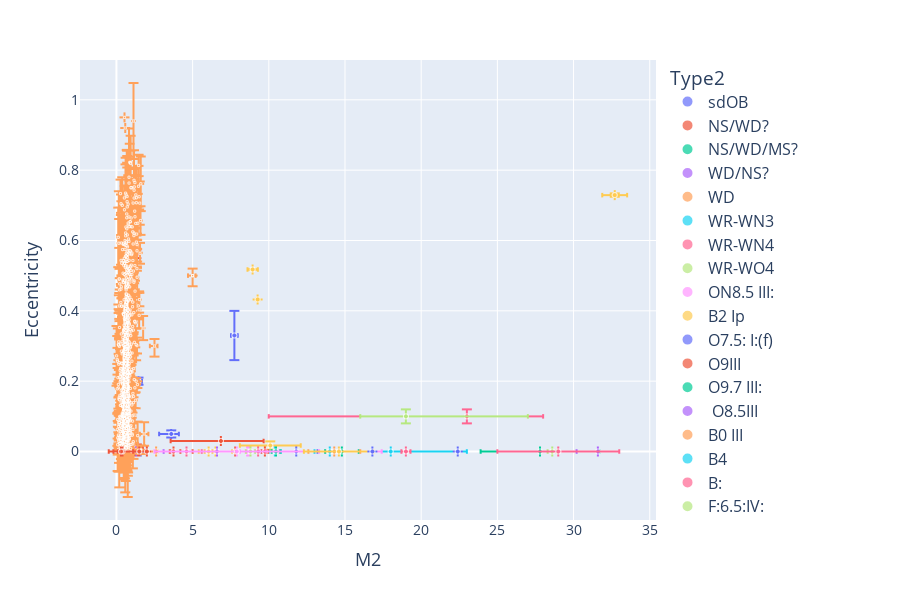

The notebook cell saved with this chart:
### Code cell
fig = plotly_vars('M2', 'Eccentricity', logx = False, logy = False, df = df_final, exclude_type2= 'NS')

### Figure 1 — Plotly figure (JSON) as saved in the notebook; plotly's stock layout.template omitted (floating-point values rounded to 4 significant figures; data arrays with more than 128 entries replaced by an {"elided": "..."} marker saying what was removed)
{"data": [{"customdata": [["Be", "HD58978"], ["Be", "HD200120"], ["Be", "HD10516"], ["Be", "HD55606"], ["Be", "HD109387"], ["Be", "HD113120"], ["Be", "HD137387"], ["Be", "HD152478"], ["Be", "HD157042"], ["Be", "HD41335"], ["Be", "HD161306"], ["Be", "HD183537"], ["Be", "HD191610"], ["Be", "HD194335"], ["Be", "HD200310"], ["Be", "HD167128"]], "error_x": {"array": [0.2, 0.145, 0.2, 0.035, 0.043, 0.31, 0.14, 0.11, 0.29, 0.22, 0.074, 0.02, 0.28, 0.27, 0.23, 0.027], "arrayminus": [0.2, 0.145, 0.2, 0.035, 0.043, 0.31, 0.14, 0.11, 0.29, 0.22, 0.074, 0.02, 0.28, 0.27, 0.23, 0.027]}, "error_y": {"array": [NaN, NaN, NaN, NaN, NaN, NaN, NaN, NaN, NaN, NaN, NaN, NaN, NaN, NaN, 0.01, NaN], "arrayminus": [NaN, NaN, NaN, NaN, NaN, NaN, NaN, NaN, NaN, NaN, NaN, NaN, NaN, NaN, 0.01, NaN]}, "hovertemplate": "Type2=sdOB<br>M2=%{x}<br>Eccentricity=%{y}<br>marker_size=%{marker.size}<br>Type1=%{customdata[0]}<br>System Name=%{customdata[1]}<extra></extra>", "legendgroup": "sdOB", "marker": {"color": "#636efa", "size": [5, 5, 5, 5, 5, 5, 5, 5, 5, 5, 5, 5, 5, 5, 5, 5], "sizemode": "area", "sizeref": 0.2, "symbol": "circle"}, "mode": "markers", "name": "sdOB", "showlegend": true, "type": "scattergl", "x": [1.3, 0.765, 1.2, 0.865, 0.426, 1.43, 1.6, 0.53, 1.06, 1.03, 0.784, 0.477, 0.76, 1.35, 1.45, 0.27], "xaxis": "x", "y": [0.0, 0.0, 0.0, 0.0, 0.0, 0.0, 0.0, 0.0, 0.0, 0.0, 0.0, 0.0, 0.0, 0.0, 0.2, 0.0], "yaxis": "y"}, {"customdata": [["MS", "2XMM J1255"], ["MS", "2MASS J06163552"], ["MS", "LAMOST J1123"], ["RG", "56 UMa"], ["MS", "J0606+2132"], ["MS", "G3431"]], "error_x": {"array": [0.18, 0.1, 0.03, 0.12, 0.4, NaN], "arrayminus": [0.21, 0.1, 0.03, 0.12, 0.35, NaN]}, "error_y": {"array": [NaN, 0.005, NaN, 0.012, 0.01, 0.02], "arrayminus": [NaN, 0.007, NaN, 0.012, 0.01, 0.03]}, "hovertemplate": "Type2=NS/WD?<br>M2=%{x}<br>Eccentricity=%{y}<br>marker_size=%{marker.size}<br>Type1=%{customdata[0]}<br>System Name=%{customdata[1]}<extra></extra>", "legendgroup": "NS/WD?", "marker": {"color": "#EF553B", "size": [5, 5, 5, 5, 5, 5], "sizemode": "area", "sizeref": 0.2, "symbol": "circle"}, "mode": "markers", "name": "NS/WD?", "showlegend": true, "type": "scattergl", "x": [1.41, 1.3, 1.24, 1.31, 1.34, NaN], "xaxis": "x", "y": [0.0, 0.007, 0.0, 0.562, 0.01, 0.13], "yaxis": "y"}, {"customdata": [["RG", "G8441"]], "error_x": {"array": [NaN], "arrayminus": [NaN]}, "error_y": {"array": [0.02], "arrayminus": [0.03]}, "hovertemplate": "Type2=NS/WD/MS?<br>M2=%{x}<br>Eccentricity=%{y}<br>marker_size=%{marker.size}<br>Type1=%{customdata[0]}<br>System Name=%{customdata[1]}<extra></extra>", "legendgroup": "NS/WD/MS?", "marker": {"color": "#00cc96", "size": [5], "sizemode": "area", "sizeref": 0.2, "symbol": "circle"}, "mode": "markers", "name": "NS/WD/MS?", "showlegend": true, "type": "scattergl", "x": [NaN], "xaxis": "x", "y": [0.02], "yaxis": "y"}, {"customdata": [["MS", "LAMOST J2354"], ["MS", "2MASS J1527"]], "error_x": {"array": [0.05, 0.02], "arrayminus": [0.1, 0.02]}, "error_y": {"array": [0.002, NaN], "arrayminus": [0.002, NaN]}, "hovertemplate": "Type2=WD/NS?<br>M2=%{x}<br>Eccentricity=%{y}<br>marker_size=%{marker.size}<br>Type1=%{customdata[0]}<br>System Name=%{customdata[1]}<extra></extra>", "legendgroup": "WD/NS?", "marker": {"color": "#ab63fa", "size": [5, 5], "sizemode": "area", "sizeref": 0.2, "symbol": "circle"}, "mode": "markers", "name": "WD/NS?", "showlegend": true, "type": "scattergl", "x": [1.3, 0.69], "xaxis": "x", "y": [0.002, 0.0], "yaxis": "y"}, {"customdata": {"elided": "3618x2 str values"}, "error_x": {"array": {"elided": "3618 float values"}, "arrayminus": {"elided": "3618 float values"}}, "error_y": {"array": {"elided": "3618 float values"}, "arrayminus": {"elided": "3618 float values"}}, "hovertemplate": "Type2=WD<br>M2=%{x}<br>Eccentricity=%{y}<br>marker_size=%{marker.size}<br>Type1=%{customdata[0]}<br>System Name=%{customdata[1]}<extra></extra>", "legendgroup": "WD", "marker": {"color": "#FFA15A", "size": {"elided": "3618 int values"}, "sizemode": "area", "sizeref": 0.2, "symbol": "circle"}, "mode": "markers", "name": "WD", "showlegend": true, "type": "scattergl", "x": {"elided": "3618 float values"}, "xaxis": "x", "y": {"elided": "3618 float values"}, "yaxis": "y"}, {"customdata": [["O-O9", "SMC AB 3"], ["O-O5.5 V", "SMC AB 6"]], "error_x": {"array": [NaN, 5.0], "arrayminus": [NaN, 5.0]}, "error_y": {"array": [0.06, NaN], "arrayminus": [0.06, NaN]}, "hovertemplate": "Type2=WR-WN3<br>M2=%{x}<br>Eccentricity=%{y}<br>marker_size=%{marker.size}<br>Type1=%{customdata[0]}<br>System Name=%{customdata[1]}<extra></extra>", "legendgroup": "WR-WN3", "marker": {"color": "#19d3f3", "size": [5, 5], "sizemode": "area", "sizeref": 0.2, "symbol": "circle"}, "mode": "markers", "name": "WR-WN3", "showlegend": true, "type": "scattergl", "x": [NaN, 18.0], "xaxis": "x", "y": [0.09, 0.0], "yaxis": "y"}, {"customdata": [["O-O6 I", "SMC AB 7"]], "error_x": {"array": [5.0], "arrayminus": [13.0]}, "error_y": {"array": [0.02], "arrayminus": [0.02]}, "hovertemplate": "Type2=WR-WN4<br>M2=%{x}<br>Eccentricity=%{y}<br>marker_size=%{marker.size}<br>Type1=%{customdata[0]}<br>System Name=%{customdata[1]}<extra></extra>", "legendgroup": "WR-WN4", "marker": {"color": "#FF6692", "size": [5], "sizemode": "area", "sizeref": 0.2, "symbol": "circle"}, "mode": "markers", "name": "WR-WN4", "showlegend": true, "type": "scattergl", "x": [23.0], "xaxis": "x", "y": [0.1], "yaxis": "y"}, {"customdata": [["O-O4 V", "SMC AB 8"]], "error_x": {"array": [8.0], "arrayminus": [3.0]}, "error_y": {"array": [0.02], "arrayminus": [0.02]}, "hovertemplate": "Type2=WR-WO4<br>M2=%{x}<br>Eccentricity=%{y}<br>marker_size=%{marker.size}<br>Type1=%{customdata[0]}<br>System Name=%{customdata[1]}<extra></extra>", "legendgroup": "WR-WO4", "marker": {"color": "#B6E880", "size": [5], "sizemode": "area", "sizeref": 0.2, "symbol": "circle"}, "mode": "markers", "name": "WR-WO4", "showlegend": true, "type": "scattergl", "x": [19.0], "xaxis": "x", "y": [0.1], "yaxis": "y"}, {"customdata": [["O9.7: V:", "VFTS 061"]], "error_x": {"array": [0.6], "arrayminus": [0.6]}, "error_y": {"array": [NaN], "arrayminus": [NaN]}, "hovertemplate": "Type2=ON8.5 III:<br>M2=%{x}<br>Eccentricity=%{y}<br>marker_size=%{marker.size}<br>Type1=%{customdata[0]}<br>System Name=%{customdata[1]}<extra></extra>", "legendgroup": "ON8.5 III:", "marker": {"color": "#FF97FF", "size": [5], "sizemode": "area", "sizeref": 0.2, "symbol": "circle"}, "mode": "markers", "name": "ON8.5 III:", "showlegend": true, "type": "scattergl", "x": [8.7], "xaxis": "x", "y": [0.0], "yaxis": "y"}, {"customdata": [["O9 III:", "VFTS 652"]], "error_x": {"array": [1.1], "arrayminus": [1.1]}, "error_y": {"array": [NaN], "arrayminus": [NaN]}, "hovertemplate": "Type2=B2 Ip<br>M2=%{x}<br>Eccentricity=%{y}<br>marker_size=%{marker.size}<br>Type1=%{customdata[0]}<br>System Name=%{customdata[1]}<extra></extra>", "legendgroup": "B2 Ip", "marker": {"color": "#FECB52", "size": [5], "sizemode": "area", "sizeref": 0.2, "symbol": "circle"}, "mode": "markers", "name": "B2 Ip", "showlegend": true, "type": "scattergl", "x": [6.5], "xaxis": "x", "y": [0.0], "yaxis": "y"}, {"customdata": [["ON9 Ia", "VFTS 538"]], "error_x": {"array": [1.4], "arrayminus": [1.4]}, "error_y": {"array": [NaN], "arrayminus": [NaN]}, "hovertemplate": "Type2=O7.5: I:(f)<br>M2=%{x}<br>Eccentricity=%{y}<br>marker_size=%{marker.size}<br>Type1=%{customdata[0]}<br>System Name=%{customdata[1]}<extra></extra>", "legendgroup": "O7.5: I:(f)", "marker": {"color": "#636efa", "size": [5], "sizemode": "area", "sizeref": 0.2, "symbol": "circle"}, "mode": "markers", "name": "O7.5: I:(f)", "showlegend": true, "type": "scattergl", "x": [11.8], "xaxis": "x", "y": [0.0], "yaxis": "y"}, {"customdata": [["O8V:", "HV 2543"]], "error_x": {"array": [1.0], "arrayminus": [1.0]}, "error_y": {"array": [NaN], "arrayminus": [NaN]}, "hovertemplate": "Type2=O9III<br>M2=%{x}<br>Eccentricity=%{y}<br>marker_size=%{marker.size}<br>Type1=%{customdata[0]}<br>System Name=%{customdata[1]}<extra></extra>", "legendgroup": "O9III", "marker": {"color": "#EF553B", "size": [5], "sizemode": "area", "sizeref": 0.2, "symbol": "circle"}, "mode": "markers", "name": "O9III", "showlegend": true, "type": "scattergl", "x": [15.6], "xaxis": "x", "y": [NaN], "yaxis": "y"}, {"customdata": [["O7::", "VFTS 450"]], "error_x": {"array": [3.9], "arrayminus": [3.9]}, "error_y": {"array": [NaN], "arrayminus": [NaN]}, "hovertemplate": "Type2=O9.7 III:<br>M2=%{x}<br>Eccentricity=%{y}<br>marker_size=%{marker.size}<br>Type1=%{customdata[0]}<br>System Name=%{customdata[1]}<extra></extra>", "legendgroup": "O9.7 III:", "marker": {"color": "#00cc96", "size": [5], "sizemode": "area", "sizeref": 0.2, "symbol": "circle"}, "mode": "markers", "name": "O9.7 III:", "showlegend": true, "type": "scattergl", "x": [27.8], "xaxis": "x", "y": [0.0], "yaxis": "y"}, {"customdata": [["O7V", "W61 28-22"]], "error_x": {"array": [0.7], "arrayminus": [0.7]}, "error_y": {"array": [NaN], "arrayminus": [NaN]}, "hovertemplate": "Type2= O8.5III<br>M2=%{x}<br>Eccentricity=%{y}<br>marker_size=%{marker.size}<br>Type1=%{customdata[0]}<br>System Name=%{customdata[1]}<extra></extra>", "legendgroup": " O8.5III", "marker": {"color": "#ab63fa", "size": [5], "sizemode": "area", "sizeref": 0.2, "symbol": "circle"}, "mode": "markers", "name": " O8.5III", "showlegend": true, "type": "scattergl", "x": [13.0], "xaxis": "x", "y": [NaN], "yaxis": "y"}, {"customdata": [["O7 III", "HV 2241"]], "error_x": {"array": [0.7], "arrayminus": [0.7]}, "error_y": {"array": [NaN], "arrayminus": [NaN]}, "hovertemplate": "Type2=B0 III<br>M2=%{x}<br>Eccentricity=%{y}<br>marker_size=%{marker.size}<br>Type1=%{customdata[0]}<br>System Name=%{customdata[1]}<extra></extra>", "legendgroup": "B0 III", "marker": {"color": "#FFA15A", "size": [5], "sizemode": "area", "sizeref": 0.2, "symbol": "circle"}, "mode": "markers", "name": "B0 III", "showlegend": true, "type": "scattergl", "x": [18.4], "xaxis": "x", "y": [NaN], "yaxis": "y"}, {"customdata": [["B2V", "TT Aur"]], "error_x": {"array": [NaN], "arrayminus": [NaN]}, "error_y": {"array": [NaN], "arrayminus": [NaN]}, "hovertemplate": "Type2=B4<br>M2=%{x}<br>Eccentricity=%{y}<br>marker_size=%{marker.size}<br>Type1=%{customdata[0]}<br>System Name=%{customdata[1]}<extra></extra>", "legendgroup": "B4", "marker": {"color": "#19d3f3", "size": [5], "sizemode": "area", "sizeref": 0.2, "symbol": "circle"}, "mode": "markers", "name": "B4", "showlegend": true, "type": "scattergl", "x": [5.4], "xaxis": "x", "y": [NaN], "yaxis": "y"}, {"customdata": [["B1V", "Mu1 Sco"]], "error_x": {"array": [1.0], "arrayminus": [1.0]}, "error_y": {"array": [NaN], "arrayminus": [NaN]}, "hovertemplate": "Type2=B:<br>M2=%{x}<br>Eccentricity=%{y}<br>marker_size=%{marker.size}<br>Type1=%{customdata[0]}<br>System Name=%{customdata[1]}<extra></extra>", "legendgroup": "B:", "marker": {"color": "#FF6692", "size": [5], "sizemode": "area", "sizeref": 0.2, "symbol": "circle"}, "mode": "markers", "name": "B:", "showlegend": true, "type": "scattergl", "x": [4.6], "xaxis": "x", "y": [0.0], "yaxis": "y"}, {"customdata": [["B3", "SV Gem"]], "error_x": {"array": [NaN], "arrayminus": [NaN]}, "error_y": {"array": [NaN], "arrayminus": [NaN]}, "hovertemplate": "Type2=F:6.5:IV:<br>M2=%{x}<br>Eccentricity=%{y}<br>marker_size=%{marker.size}<br>Type1=%{customdata[0]}<br>System Name=%{customdata[1]}<extra></extra>", "legendgroup": "F:6.5:IV:", "marker": {"color": "#B6E880", "size": [5], "sizemode": "area", "sizeref": 0.2, "symbol": "circle"}, "mode": "markers", "name": "F:6.5:IV:", "showlegend": true, "type": "scattergl", "x": [3.37], "xaxis": "x", "y": [NaN], "yaxis": "y"}, {"customdata": [["B2.5V", "V454 Cyg"]], "error_x": {"array": [NaN], "arrayminus": [NaN]}, "error_y": {"array": [NaN], "arrayminus": [NaN]}, "hovertemplate": "Type2=B7III<br>M2=%{x}<br>Eccentricity=%{y}<br>marker_size=%{marker.size}<br>Type1=%{customdata[0]}<br>System Name=%{customdata[1]}<extra></extra>", "legendgroup": "B7III", "marker": {"color": "#FF97FF", "size": [5], "sizemode": "area", "sizeref": 0.2, "symbol": "circle"}, "mode": "markers", "name": "B7III", "showlegend": true, "type": "scattergl", "x": [2.86], "xaxis": "x", "y": [NaN], "yaxis": "y"}, {"customdata": [["MS", "Gaia BH1"], ["RG", "Gaia BH2"], ["RG", "Gaia BH3"], ["O7V", "VFTS 243"], ["MS", "NGC 3201 #12560"], ["O6.5III", "HD 130298"]], "error_x": {"array": [0.1, 0.34, 0.82, 2.0, NaN, NaN], "arrayminus": [0.1, 0.34, 0.82, 2.0, NaN, NaN]}, "error_y": {"array": [2e-05, 0.0009, 0.0048, 0.012, 0.02, 0.007], "arrayminus": [2e-05, 0.0009, 0.0048, 0.012, 0.02, 0.007]}, "hovertemplate": "Type2=BH<br>M2=%{x}<br>Eccentricity=%{y}<br>marker_size=%{marker.size}<br>Type1=%{customdata[0]}<br>System Name=%{customdata[1]}<extra></extra>", "legendgroup": "BH", "marker": {"color": "#FECB52", "size": [5, 5, 5, 5, 5, 5], "sizemode": "area", "sizeref": 0.2, "symbol": "circle"}, "mode": "markers", "name": "BH", "showlegend": true, "type": "scattergl", "x": [9.27, 8.94, 32.7, 10.1, NaN, NaN], "xaxis": "x", "y": [0.4323, 0.5176, 0.7291, 0.017, 0.61, 0.457], "yaxis": "y"}, {"customdata": [["RG", "G3425"]], "error_x": {"array": [0.5], "arrayminus": [0.8]}, "error_y": {"array": [0.01], "arrayminus": [0.01]}, "hovertemplate": "Type2=BH?<br>M2=%{x}<br>Eccentricity=%{y}<br>marker_size=%{marker.size}<br>Type1=%{customdata[0]}<br>System Name=%{customdata[1]}<extra></extra>", "legendgroup": "BH?", "marker": {"color": "#636efa", "size": [5], "sizemode": "area", "sizeref": 0.2, "symbol": "circle"}, "mode": "markers", "name": "BH?", "showlegend": true, "type": "scattergl", "x": [3.6], "xaxis": "x", "y": [0.05], "yaxis": "y"}, {"customdata": [["B", "VFTS 291"], ["B3Ve", "LB-1"], ["MS", "NGC 1850 BH1"], ["B2-3Ve", "HR 6819"], ["B0-1Ve", "2dFS 163"], ["Be", "2dFS 2553"], ["O9Ve", "Sk -71 35"], ["Be", "SMCSGS-FS 69"], ["?", "Gamma Columbae"], ["B", "Upsilon Sagittarii"]], "error_x": {"array": [1.5, 0.4, 1.25, 0.1, 1.5, 2.8, 3.0, 0.8, 0.5, 0.2], "arrayminus": [2.5, 0.4, 1.25, 0.3, 1.8, 3.3, 3.6, 1.5, 0.5, 0.5]}, "error_y": {"array": [NaN, NaN, NaN, NaN, NaN, NaN, NaN, NaN, NaN, NaN], "arrayminus": [NaN, NaN, NaN, NaN, NaN, NaN, NaN, NaN, NaN, NaN]}, "hovertemplate": "Type2=SS<br>M2=%{x}<br>Eccentricity=%{y}<br>marker_size=%{marker.size}<br>Type1=%{customdata[0]}<br>System Name=%{customdata[1]}<extra></extra>", "legendgroup": "SS", "marker": {"color": "#EF553B", "size": [5, 5, 5, 5, 5, 5, 5, 5, 5, 5], "sizemode": "area", "sizeref": 0.2, "symbol": "circle"}, "mode": "markers", "name": "SS", "showlegend": true, "type": "scattergl", "x": [2.0, 1.5, 3.75, 0.4, 3.96, 6.86, 7.8, 2.8, 4.5, 0.3], "xaxis": "x", "y": [0.0, 0.0, 0.0, 0.0, NaN, 0.03, 0.0, NaN, NaN, 0.0], "yaxis": "y"}, {"customdata": [["O6-7:(f):, Contact", "LSS 3074"]], "error_x": {"array": [1.1], "arrayminus": [1.1]}, "error_y": {"array": [0.0], "arrayminus": [0.0]}, "hovertemplate": "Type2=O4 f +, Contact<br>M2=%{x}<br>Eccentricity=%{y}<br>marker_size=%{marker.size}<br>Type1=%{customdata[0]}<br>System Name=%{customdata[1]}<extra></extra>", "legendgroup": "O4 f +, Contact", "marker": {"color": "#00cc96", "size": [5], "sizemode": "area", "sizeref": 0.2, "symbol": "circle"}, "mode": "markers", "name": "O4 f +, Contact", "showlegend": true, "type": "scattergl", "x": [14.8], "xaxis": "x", "y": [0.0], "yaxis": "y"}, {"customdata": [["O4.5-6V, Contact", "MY Cam"]], "error_x": {"array": [1.4], "arrayminus": [1.4]}, "error_y": {"array": [0.0], "arrayminus": [0.0]}, "hovertemplate": "Type2=O6V, Contact<br>M2=%{x}<br>Eccentricity=%{y}<br>marker_size=%{marker.size}<br>Type1=%{customdata[0]}<br>System Name=%{customdata[1]}<extra></extra>", "legendgroup": "O6V, Contact", "marker": {"color": "#ab63fa", "size": [5], "sizemode": "area", "sizeref": 0.2, "symbol": "circle"}, "mode": "markers", "name": "O6V, Contact", "showlegend": true, "type": "scattergl", "x": [31.6], "xaxis": "x", "y": [0.0], "yaxis": "y"}, {"customdata": [["O9V, Contact", "OGLE SMC-SC10 108086"]], "error_x": {"array": [1.7], "arrayminus": [1.7]}, "error_y": {"array": [0.0], "arrayminus": [0.0]}, "hovertemplate": "Type2=O9.5-B0V, Contact<br>M2=%{x}<br>Eccentricity=%{y}<br>marker_size=%{marker.size}<br>Type1=%{customdata[0]}<br>System Name=%{customdata[1]}<extra></extra>", "legendgroup": "O9.5-B0V, Contact", "marker": {"color": "#FFA15A", "size": [5], "sizemode": "area", "sizeref": 0.2, "symbol": "circle"}, "mode": "markers", "name": "O9.5-B0V, Contact", "showlegend": true, "type": "scattergl", "x": [14.3], "xaxis": "x", "y": [0.0], "yaxis": "y"}, {"customdata": [["O7V, Contact", "TU Mus"]], "error_x": {"array": [0.4], "arrayminus": [0.4]}, "error_y": {"array": [0.0], "arrayminus": [0.0]}, "hovertemplate": "Type2=O8V, Contact<br>M2=%{x}<br>Eccentricity=%{y}<br>marker_size=%{marker.size}<br>Type1=%{customdata[0]}<br>System Name=%{customdata[1]}<extra></extra>", "legendgroup": "O8V, Contact", "marker": {"color": "#19d3f3", "size": [5], "sizemode": "area", "sizeref": 0.2, "symbol": "circle"}, "mode": "markers", "name": "O8V, Contact", "showlegend": true, "type": "scattergl", "x": [10.4], "xaxis": "x", "y": [0.0], "yaxis": "y"}, {"customdata": [["O6.5V((f)), Contact", "V382 Cyg"]], "error_x": {"array": [0.3], "arrayminus": [0.3]}, "error_y": {"array": [0.0], "arrayminus": [0.0]}, "hovertemplate": "Type2=O6V((f)), Contact<br>M2=%{x}<br>Eccentricity=%{y}<br>marker_size=%{marker.size}<br>Type1=%{customdata[0]}<br>System Name=%{customdata[1]}<extra></extra>", "legendgroup": "O6V((f)), Contact", "marker": {"color": "#FF6692", "size": [5], "sizemode": "area", "sizeref": 0.2, "symbol": "circle"}, "mode": "markers", "name": "O6V((f)), Contact", "showlegend": true, "type": "scattergl", "x": [19.0], "xaxis": "x", "y": [0.0], "yaxis": "y"}, {"customdata": [["O4.5 V(n)((fc))z, Contact", "VFTS 352"]], "error_x": {"array": [0.3], "arrayminus": [0.3]}, "error_y": {"array": [0.0], "arrayminus": [0.0]}, "hovertemplate": "Type2=O5.5 V(n)((fc))z, Contact<br>M2=%{x}<br>Eccentricity=%{y}<br>marker_size=%{marker.size}<br>Type1=%{customdata[0]}<br>System Name=%{customdata[1]}<extra></extra>", "legendgroup": "O5.5 V(n)((fc))z, Contact", "marker": {"color": "#B6E880", "size": [5], "sizemode": "area", "sizeref": 0.2, "symbol": "circle"}, "mode": "markers", "name": "O5.5 V(n)((fc))z, Contact", "showlegend": true, "type": "scattergl", "x": [28.6], "xaxis": "x", "y": [0.0], "yaxis": "y"}, {"customdata": [["B1V, Contact", "CT Tau"], ["B1V, Contact", "GU Mon"]], "error_x": {"array": [3.4, 0.12], "arrayminus": [3.4, 0.12]}, "error_y": {"array": [0.0, 0.0], "arrayminus": [0.0, 0.0]}, "hovertemplate": "Type2=B1V, Contact<br>M2=%{x}<br>Eccentricity=%{y}<br>marker_size=%{marker.size}<br>Type1=%{customdata[0]}<br>System Name=%{customdata[1]}<extra></extra>", "legendgroup": "B1V, Contact", "marker": {"color": "#FF97FF", "size": [5, 5], "sizemode": "area", "sizeref": 0.2, "symbol": "circle"}, "mode": "markers", "name": "B1V, Contact", "showlegend": true, "type": "scattergl", "x": [14.01, 8.58], "xaxis": "x", "y": [0.0, 0.0], "yaxis": "y"}, {"customdata": [["B, Contact?", "SV Cen"]], "error_x": {"array": [0.26], "arrayminus": [0.26]}, "error_y": {"array": [0.0], "arrayminus": [0.0]}, "hovertemplate": "Type2=B, Contact?<br>M2=%{x}<br>Eccentricity=%{y}<br>marker_size=%{marker.size}<br>Type1=%{customdata[0]}<br>System Name=%{customdata[1]}<extra></extra>", "legendgroup": "B, Contact?", "marker": {"color": "#FECB52", "size": [5], "sizemode": "area", "sizeref": 0.2, "symbol": "circle"}, "mode": "markers", "name": "B, Contact?", "showlegend": true, "type": "scattergl", "x": [6.05], "xaxis": "x", "y": [0.0], "yaxis": "y"}, {"customdata": [["B0.5V, Contact", "V606 Cen"]], "error_x": {"array": [0.22], "arrayminus": [0.22]}, "error_y": {"array": [0.07], "arrayminus": [0.07]}, "hovertemplate": "Type2=B2V, Contact<br>M2=%{x}<br>Eccentricity=%{y}<br>marker_size=%{marker.size}<br>Type1=%{customdata[0]}<br>System Name=%{customdata[1]}<extra></extra>", "legendgroup": "B2V, Contact", "marker": {"color": "#636efa", "size": [5], "sizemode": "area", "sizeref": 0.2, "symbol": "circle"}, "mode": "markers", "name": "B2V, Contact", "showlegend": true, "type": "scattergl", "x": [7.74], "xaxis": "x", "y": [0.33], "yaxis": "y"}, {"customdata": [["B1-1.5V, Contact", "V701 Sco"]], "error_x": {"array": [0.22], "arrayminus": [0.22]}, "error_y": {"array": [0.0], "arrayminus": [0.0]}, "hovertemplate": "Type2=B1-1.5V, Contact<br>M2=%{x}<br>Eccentricity=%{y}<br>marker_size=%{marker.size}<br>Type1=%{customdata[0]}<br>System Name=%{customdata[1]}<extra></extra>", "legendgroup": "B1-1.5V, Contact", "marker": {"color": "#EF553B", "size": [5], "sizemode": "area", "sizeref": 0.2, "symbol": "circle"}, "mode": "markers", "name": "B1-1.5V, Contact", "showlegend": true, "type": "scattergl", "x": [9.74], "xaxis": "x", "y": [0.0], "yaxis": "y"}, {"customdata": [["B0V, Contact", "V745 Cas"]], "error_x": {"array": [0.28], "arrayminus": [0.28]}, "error_y": {"array": [0.0], "arrayminus": [0.0]}, "hovertemplate": "Type2=B1-2 IV/V, Contact<br>M2=%{x}<br>Eccentricity=%{y}<br>marker_size=%{marker.size}<br>Type1=%{customdata[0]}<br>System Name=%{customdata[1]}<extra></extra>", "legendgroup": "B1-2 IV/V, Contact", "marker": {"color": "#00cc96", "size": [5], "sizemode": "area", "sizeref": 0.2, "symbol": "circle"}, "mode": "markers", "name": "B1-2 IV/V, Contact", "showlegend": true, "type": "scattergl", "x": [10.47], "xaxis": "x", "y": [0.0], "yaxis": "y"}, {"customdata": [["B0V, Contact", "VFTS 066"]], "error_x": {"array": [2.8], "arrayminus": [3.5]}, "error_y": {"array": [0.0], "arrayminus": [0.0]}, "hovertemplate": "Type2=B1.5III, Contact<br>M2=%{x}<br>Eccentricity=%{y}<br>marker_size=%{marker.size}<br>Type1=%{customdata[0]}<br>System Name=%{customdata[1]}<extra></extra>", "legendgroup": "B1.5III, Contact", "marker": {"color": "#ab63fa", "size": [5], "sizemode": "area", "sizeref": 0.2, "symbol": "circle"}, "mode": "markers", "name": "B1.5III, Contact", "showlegend": true, "type": "scattergl", "x": [6.6], "xaxis": "x", "y": [0.0], "yaxis": "y"}, {"customdata": [["B5V, Contact", "RZ Pyx"]], "error_x": {"array": [0.1], "arrayminus": [0.1]}, "error_y": {"array": [0.0], "arrayminus": [0.0]}, "hovertemplate": "Type2=B5/7V, Contact<br>M2=%{x}<br>Eccentricity=%{y}<br>marker_size=%{marker.size}<br>Type1=%{customdata[0]}<br>System Name=%{customdata[1]}<extra></extra>", "legendgroup": "B5/7V, Contact", "marker": {"color": "#FFA15A", "size": [5], "sizemode": "area", "sizeref": 0.2, "symbol": "circle"}, "mode": "markers", "name": "B5/7V, Contact", "showlegend": true, "type": "scattergl", "x": [2.61], "xaxis": "x", "y": [0.0], "yaxis": "y"}, {"customdata": [["O9II, Contact", "LY Aur"]], "error_x": {"array": [NaN], "arrayminus": [NaN]}, "error_y": {"array": [0.0], "arrayminus": [0.0]}, "hovertemplate": "Type2=O9III, Contact<br>M2=%{x}<br>Eccentricity=%{y}<br>marker_size=%{marker.size}<br>Type1=%{customdata[0]}<br>System Name=%{customdata[1]}<extra></extra>", "legendgroup": "O9III, Contact", "marker": {"color": "#19d3f3", "size": [5], "sizemode": "area", "sizeref": 0.2, "symbol": "circle"}, "mode": "markers", "name": "O9III, Contact", "showlegend": true, "type": "scattergl", "x": [14.0], "xaxis": "x", "y": [0.0], "yaxis": "y"}, {"customdata": [["O9.5V, Contact", "XZ Cep"], ["B0-B.05III , Contact", "V348 Car"]], "error_x": {"array": [0.5, 4.0], "arrayminus": [0.5, 4.0]}, "error_y": {"array": [0.0, 0.0], "arrayminus": [0.0, 0.0]}, "hovertemplate": "Type2=B1III, Contact<br>M2=%{x}<br>Eccentricity=%{y}<br>marker_size=%{marker.size}<br>Type1=%{customdata[0]}<br>System Name=%{customdata[1]}<extra></extra>", "legendgroup": "B1III, Contact", "marker": {"color": "#FF6692", "size": [5, 5], "sizemode": "area", "sizeref": 0.2, "symbol": "circle"}, "mode": "markers", "name": "B1III, Contact", "showlegend": true, "type": "scattergl", "x": [9.3, 29.0], "xaxis": "x", "y": [0.0, 0.0], "yaxis": "y"}, {"customdata": [["O6.5-7 Ia, Contact", "V729 Cyg"]], "error_x": {"array": [0.3], "arrayminus": [0.3]}, "error_y": {"array": [0.0], "arrayminus": [0.0]}, "hovertemplate": "Type2=Ofpe/WN9, Contact<br>M2=%{x}<br>Eccentricity=%{y}<br>marker_size=%{marker.size}<br>Type1=%{customdata[0]}<br>System Name=%{customdata[1]}<extra></extra>", "legendgroup": "Ofpe/WN9, Contact", "marker": {"color": "#B6E880", "size": [5], "sizemode": "area", "sizeref": 0.2, "symbol": "circle"}, "mode": "markers", "name": "Ofpe/WN9, Contact", "showlegend": true, "type": "scattergl", "x": [8.8], "xaxis": "x", "y": [0.0], "yaxis": "y"}, {"customdata": [["B, Contact", "BH Cen"]], "error_x": {"array": [5.4], "arrayminus": [5.4]}, "error_y": {"array": [0.0], "arrayminus": [0.0]}, "hovertemplate": "Type2=B, Contact<br>M2=%{x}<br>Eccentricity=%{y}<br>marker_size=%{marker.size}<br>Type1=%{customdata[0]}<br>System Name=%{customdata[1]}<extra></extra>", "legendgroup": "B, Contact", "marker": {"color": "#FF97FF", "size": [5], "sizemode": "area", "sizeref": 0.2, "symbol": "circle"}, "mode": "markers", "name": "B, Contact", "showlegend": true, "type": "scattergl", "x": [7.9], "xaxis": "x", "y": [0.0], "yaxis": "y"}, {"customdata": [["O9V, Contact", "HD 64315B"]], "error_x": {"array": [2.3], "arrayminus": [2.3]}, "error_y": {"array": [0.0], "arrayminus": [0.0]}, "hovertemplate": "Type2=O9V, Contact<br>M2=%{x}<br>Eccentricity=%{y}<br>marker_size=%{marker.size}<br>Type1=%{customdata[0]}<br>System Name=%{customdata[1]}<extra></extra>", "legendgroup": "O9V, Contact", "marker": {"color": "#FECB52", "size": [5], "sizemode": "area", "sizeref": 0.2, "symbol": "circle"}, "mode": "markers", "name": "O9V, Contact", "showlegend": true, "type": "scattergl", "x": [14.6], "xaxis": "x", "y": [0.0], "yaxis": "y"}, {"customdata": [["O, Contact", "DIRECT V4741 M31A"], ["O, Contact", "DIRECT V1555 M31A"]], "error_x": {"array": [NaN, NaN], "arrayminus": [NaN, NaN]}, "error_y": {"array": [0.0, 0.0], "arrayminus": [0.0, 0.0]}, "hovertemplate": "Type2=O, Contact<br>M2=%{x}<br>Eccentricity=%{y}<br>marker_size=%{marker.size}<br>Type1=%{customdata[0]}<br>System Name=%{customdata[1]}<extra></extra>", "legendgroup": "O, Contact", "marker": {"color": "#636efa", "size": [5, 5], "sizemode": "area", "sizeref": 0.2, "symbol": "circle"}, "mode": "markers", "name": "O, Contact", "showlegend": true, "type": "scattergl", "x": [16.8, 22.4], "xaxis": "x", "y": [0.0, 0.0], "yaxis": "y"}], "layout": {"height": 600, "legend": {"font": {"size": 16}, "itemsizing": "constant", "title": {"text": "Type2"}, "tracegroupgap": 0}, "margin": {"t": 60}, "width": 900, "xaxis": {"anchor": "y", "domain": [0, 1], "tickfont": {"size": 14}, "title": {"font": {"size": 18}, "text": "M2"}}, "yaxis": {"anchor": "x", "domain": [0, 1], "tickfont": {"size": 14}, "title": {"font": {"size": 18}, "text": "Eccentricity"}}}}
